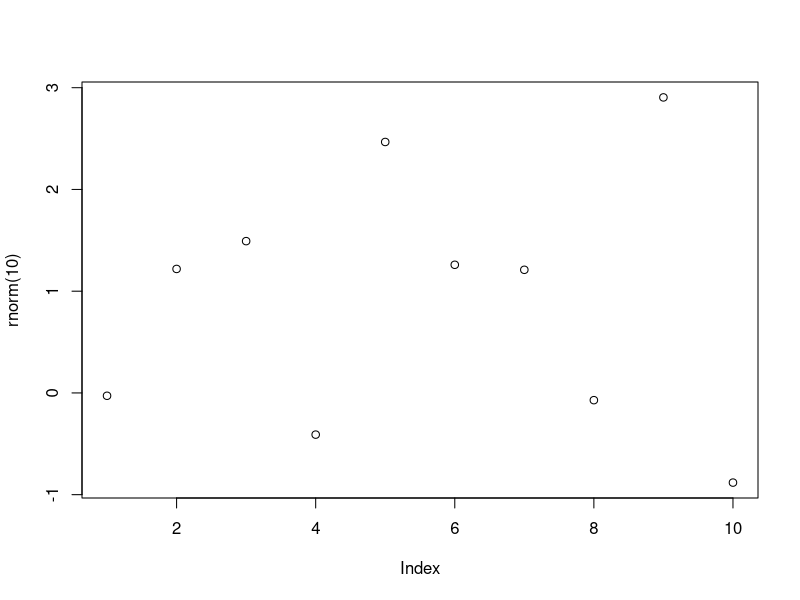
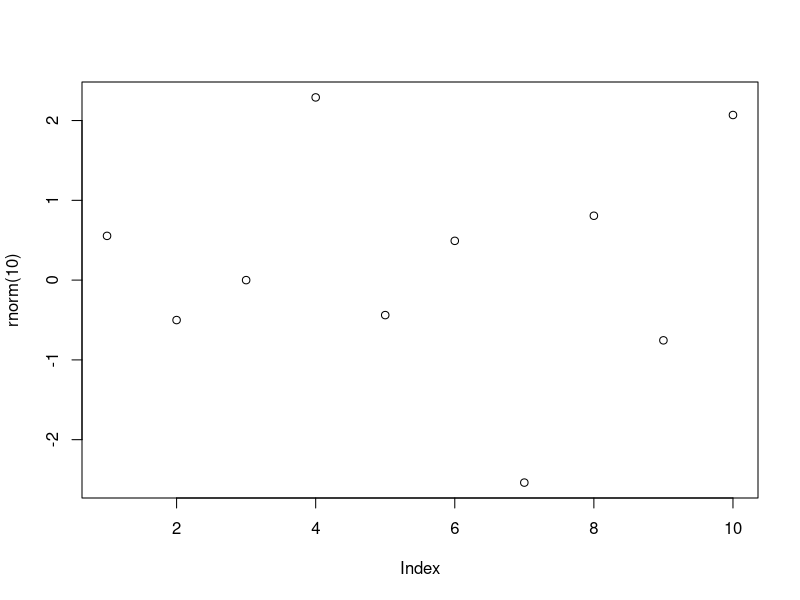
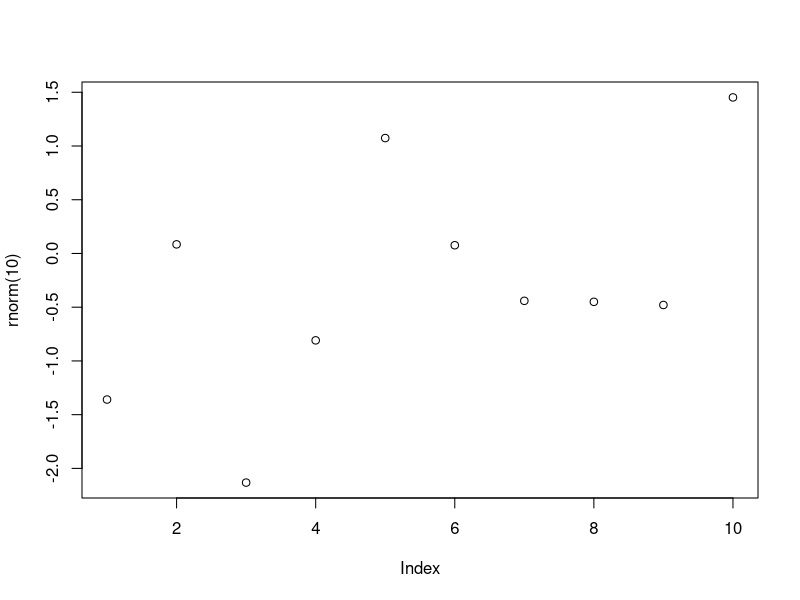

Generate these figures, in order, with R:
## ---- chunk 1
plot(rnorm(10))
## ---- chunk 2
plot(rnorm(10))
## ---- chunk 3
plot(rnorm(10))
